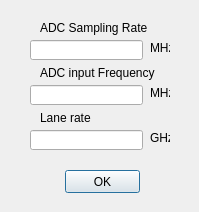
<?xml version="1.0" encoding="UTF-8"?>
<ui version="4.0">
 <class>dialog</class>
 <widget class="QDialog" name="dialog">
  <property name="geometry">
   <rect>
    <x>0</x>
    <y>0</y>
    <width>199</width>
    <height>212</height>
   </rect>
  </property>
  <property name="windowTitle">
   <string>CLK OPTION</string>
  </property>
  <widget class="QLineEdit" name="lineEdit">
   <property name="geometry">
    <rect>
     <x>30</x>
     <y>40</y>
     <width>113</width>
     <height>20</height>
    </rect>
   </property>
  </widget>
  <widget class="QLabel" name="label">
   <property name="geometry">
    <rect>
     <x>40</x>
     <y>20</y>
     <width>111</width>
     <height>16</height>
    </rect>
   </property>
   <property name="text">
    <string>ADC Sampling Rate</string>
   </property>
  </widget>
  <widget class="QLabel" name="label_2">
   <property name="geometry">
    <rect>
     <x>150</x>
     <y>40</y>
     <width>20</width>
     <height>16</height>
    </rect>
   </property>
   <property name="text">
    <string>MHz</string>
   </property>
  </widget>
  <widget class="QLineEdit" name="lineEdit_2">
   <property name="geometry">
    <rect>
     <x>30</x>
     <y>85</y>
     <width>113</width>
     <height>20</height>
    </rect>
   </property>
   <property name="text">
    <string/>
   </property>
  </widget>
  <widget class="QLabel" name="label_3">
   <property name="geometry">
    <rect>
     <x>40</x>
     <y>65</y>
     <width>121</width>
     <height>16</height>
    </rect>
   </property>
   <property name="text">
    <string>ADC input Frequency</string>
   </property>
  </widget>
  <widget class="QLabel" name="label_4">
   <property name="geometry">
    <rect>
     <x>150</x>
     <y>85</y>
     <width>20</width>
     <height>16</height>
    </rect>
   </property>
   <property name="text">
    <string>MHz</string>
   </property>
  </widget>
  <widget class="QLabel" name="label_5">
   <property name="geometry">
    <rect>
     <x>40</x>
     <y>110</y>
     <width>111</width>
     <height>16</height>
    </rect>
   </property>
   <property name="text">
    <string>Lane rate</string>
   </property>
  </widget>
  <widget class="QLineEdit" name="lineEdit_3">
   <property name="geometry">
    <rect>
     <x>30</x>
     <y>130</y>
     <width>113</width>
     <height>20</height>
    </rect>
   </property>
   <property name="text">
    <string/>
   </property>
  </widget>
  <widget class="QLabel" name="label_6">
   <property name="geometry">
    <rect>
     <x>150</x>
     <y>130</y>
     <width>20</width>
     <height>16</height>
    </rect>
   </property>
   <property name="text">
    <string>GHz</string>
   </property>
  </widget>
  <widget class="QPushButton" name="pushButton">
   <property name="geometry">
    <rect>
     <x>65</x>
     <y>170</y>
     <width>75</width>
     <height>23</height>
    </rect>
   </property>
   <property name="text">
    <string>OK</string>
   </property>
  </widget>
 </widget>
 <resources/>
 <connections/>
</ui>
